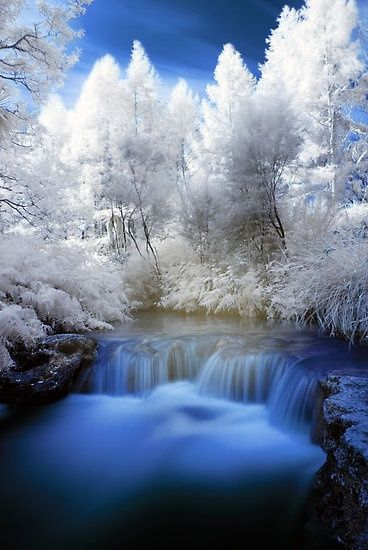
#> input picture Lab/lab05/5_histogram.jpeg, 368 x 550 px
$ python src_02.py
#> lines starting #> are read from the running program, lines starting #| are printed output that depends on the picture
import cv2
import numpy as np
from matplotlib import pyplot as plt

imageSource = "5_histogram.jpeg"
image = cv2.imread(imageSource)
#> image is the input picture: shape (550, 368, 3); mean B, G, R 149.7, 125.6, 110.8
outputFigure = "image_02_01.png"
n = 2
m = 3
blurSize = (5, 5)

grayImage = cv2.cvtColor(src=image, code=cv2.COLOR_BGR2GRAY)
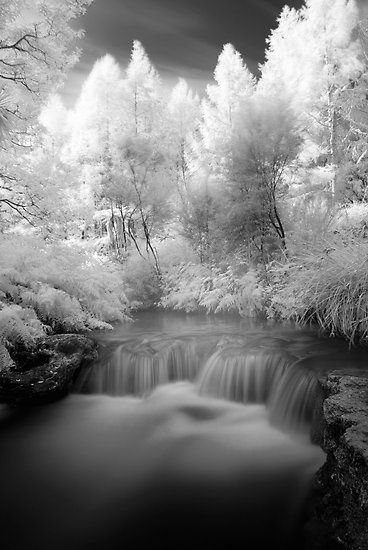
#> grayImage: shape (550, 368); min 0, max 255, mean 123.9
noiseImage = np.zeros(grayImage.shape[:2])
noiseImage = np.array(cv2.randu(noiseImage, 0, 255), dtype=np.uint8)
noiseImage = cv2.add(
    grayImage,
    np.array(noiseImage * 0.5, dtype=np.uint8),
)
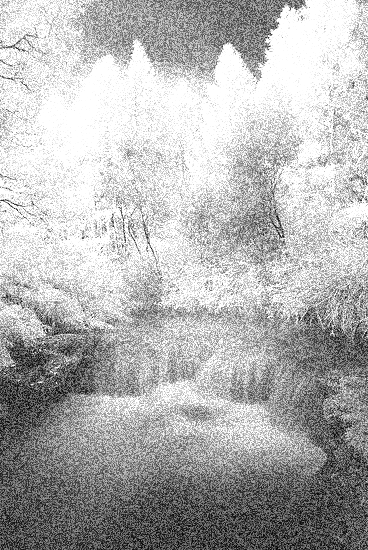
#> noiseImage: shape (550, 368); min 1, max 255, mean 178.7

blur = cv2.blur(src=image, ksize=blurSize)
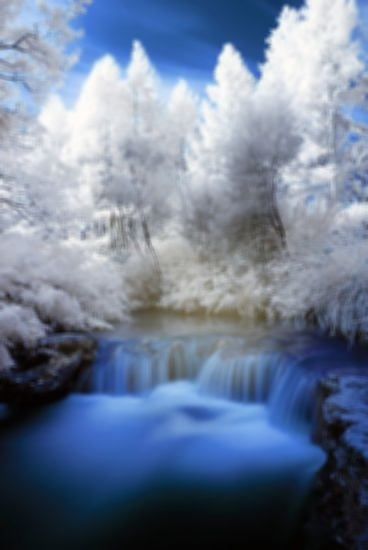
#> blur: shape (550, 368, 3); mean B, G, R 149.7, 125.6, 110.8
boxFilter = cv2.boxFilter(src=image, ddepth=-1, ksize=blurSize)
gaussianBlur = cv2.GaussianBlur(src=image, ksize=blurSize, sigmaX=0)
medianBlur = cv2.medianBlur(src=image, ksize=blurSize[0])
bilateralFilter = cv2.bilateralFilter(src=image, d=9, sigmaColor=75, sigmaSpace=75)

cv2.imshow("Exercise 2: blur", np.hstack((image, blur)))
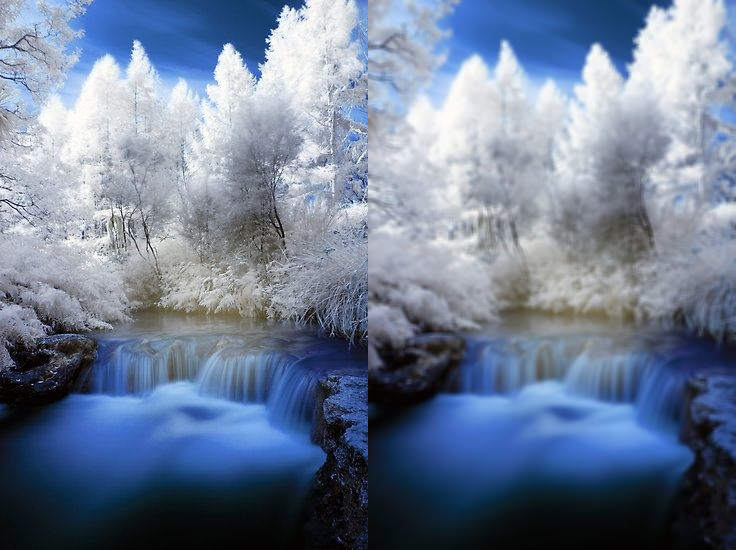
#> window 'Exercise 2: blur': shape (550, 736, 3); mean B, G, R 149.7, 125.6, 110.8
cv2.imwrite("image_02_02.png", np.hstack((image, blur)))
cv2.imwrite("image_02_03.png", np.hstack((image, boxFilter)))
cv2.imwrite("image_02_04.png", np.hstack((image, medianBlur)))
cv2.imwrite("image_02_05.png", np.hstack((image, gaussianBlur)))
cv2.imwrite("image_02_06.png", np.hstack((image, bilateralFilter)))
cv2.waitKey(0)
cv2.destroyAllWindows()

figure, axs = plt.subplots(n, m)
figure.set_size_inches(10, 7)
figure.suptitle("Exercise 2: Blur")
plt.tight_layout(h_pad=1)
axs[0][0].imshow(noiseImage, cmap="gray")
axs[0][0].set_title("noiseImage")
axs[0][1].imshow(cv2.cvtColor(blur, cv2.COLOR_BGR2RGB))
axs[0][1].set_title("blur")
axs[0][2].imshow(cv2.cvtColor(boxFilter, cv2.COLOR_BGR2RGB))
axs[0][2].set_title("boxFilter")
axs[1][1].imshow(cv2.cvtColor(medianBlur, cv2.COLOR_BGR2RGB))
axs[1][1].set_title("medianBlur")
axs[1][0].imshow(cv2.cvtColor(gaussianBlur, cv2.COLOR_BGR2RGB))
axs[1][0].set_title("gaussianBlur")
axs[1][2].imshow(cv2.cvtColor(bilateralFilter, cv2.COLOR_BGR2RGB))
axs[1][2].set_title("bilateralFilter")

plt.savefig(outputFigure)
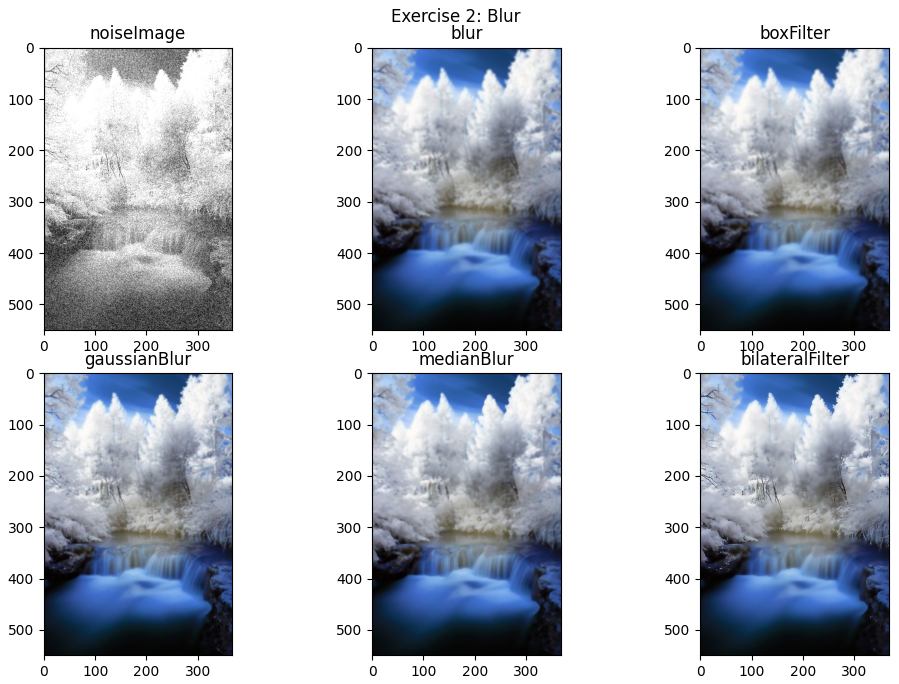
#> figure drawn by matplotlib, 6 panels
plt.show()

$ run again, with Lab/lab05/flower.png saved as Lab/lab05/5_histogram.jpeg
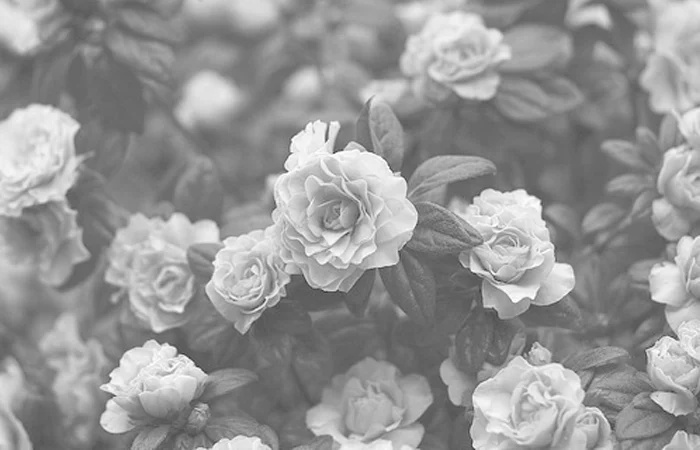
#> input picture Lab/lab05/flower.png, 700 x 450 px
#> image is the input picture: shape (450, 700, 3); min 52, max 255, mean 149.7
#> `noiseImage = cv2.add( grayImage, np.array(noiseImage * 0.5, dtype=np.u..`:
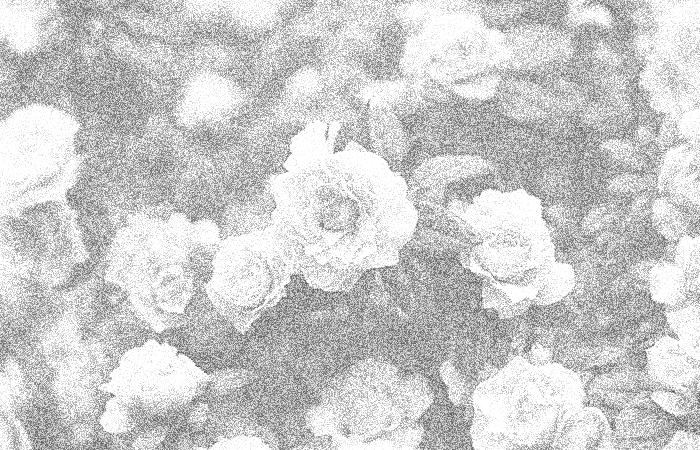
#> noiseImage: shape (450, 700); min 70, max 255, mean 205.3
#> `cv2.imshow("Exercise 2: blur", np.hstack((image, blur)))`:
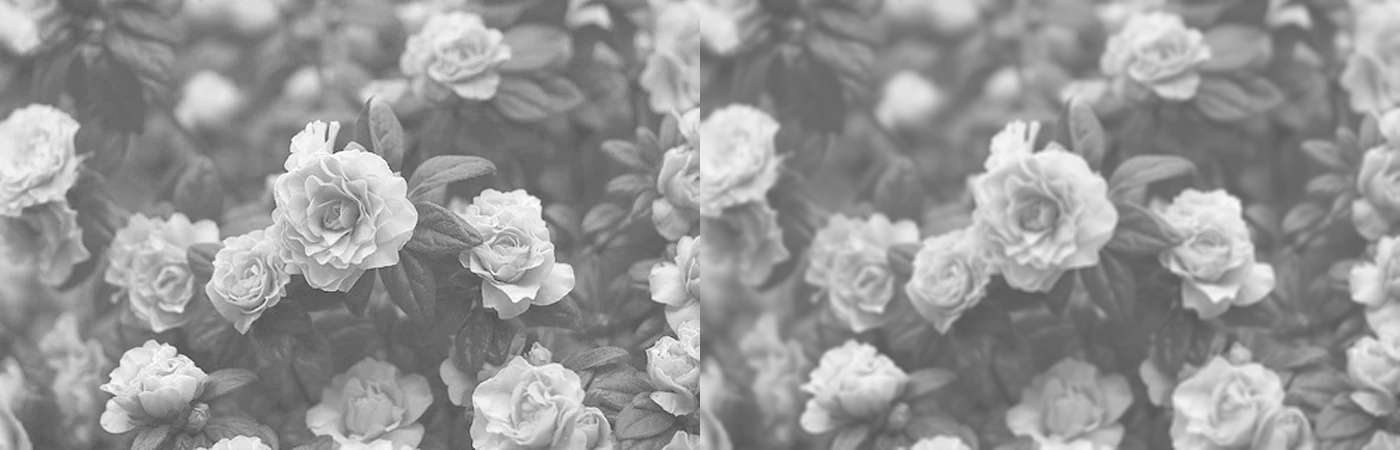
#> window 'Exercise 2: blur': shape (450, 1400, 3); min 52, max 255, mean 149.7
